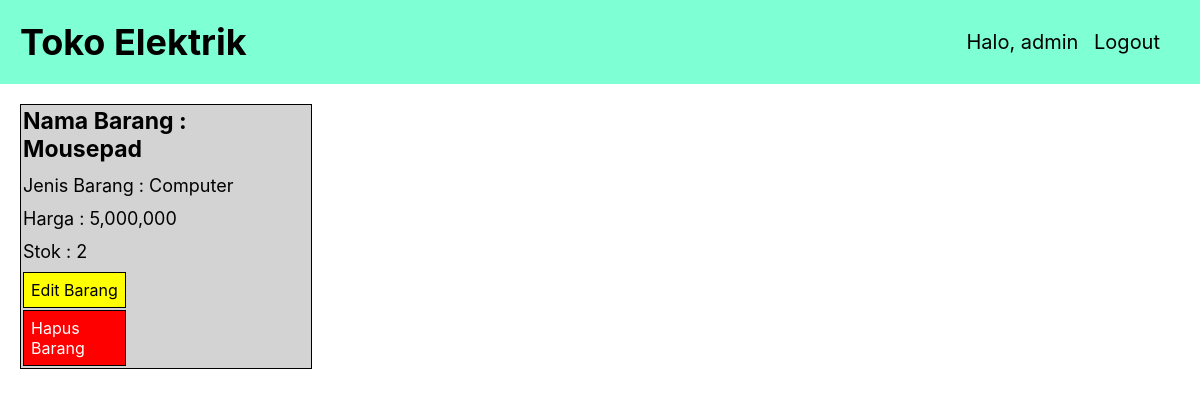
The app's page /detail.php?id=2 (signed in) with its own data.
### tables this page shows
CREATE TABLE `barang` (
  `id_barang` int(11) NOT NULL,
  `nama_barang` varchar(50) NOT NULL,
  `jenis_barang` varchar(50) NOT NULL,
  `harga_barang` int(20) NOT NULL,
  `stok_barang` int(11) NOT NULL
);

### function/barang.php (called while the page is built, shortened)
<?php
    function tampilkan_per_id($id){
        global $conn;
        $query = "SELECT * FROM barang WHERE id_barang='$id'";
        $result = mysqli_query($conn, $query);
        return $result;
    }
?>

### function/user.php (called while the page is built, shortened)
<?php
    function cek_role($nama){
        global $conn;
        $nama = mysqli_real_escape_string($conn, $nama);
        $query = "SELECT role FROM users WHERE nama_user='$nama'";
        $result = mysqli_query($conn, $query);
        $role = mysqli_fetch_assoc($result)['role'];
        return $role;
    }
?>

### detail.php (the view, shortened to what this page needs)
<?php
    $id = $_GET['id'];
    if (isset($_GET['id'])) {
        $product = tampilkan_per_id($id);
        while ($row = mysqli_fetch_assoc($product)) {
            $id_barang = $row['id_barang'];
            $nama_barang = $row['nama_barang'];
            $jenis_barang = $row['jenis_barang'];
            $harga_barang = $row['harga_barang'];
            $stok_barang = $row['stok_barang'];
        }
    }
    require_once ("view/header.php");
    require_once ("view/navbar.php");
?>
<div class="container">
    <div class="card">
        <h3 class="card-title">Nama Barang : <?= $nama_barang ?></h3>
        <p class="card-text">Jenis Barang : <?= $jenis_barang ?></p>
        <p class="card-text">Harga : <?= number_format($harga_barang) ?></p>
        <p class="card-text">Stok : <?= $stok_barang ?></p>
        <?php if (cek_role($_SESSION['user']) == "admin") : ?>
        <a href="edit.php?id=<?= $id_barang ?>" class="btn btn-warning" style="margin: 2px;">Edit Barang</a>
        <a href="hapus.php?id=<?= $id_barang ?>" class="btn btn-danger" style="margin: 2px;">Hapus Barang</a>
        <?php else: ?>
        <a href="checkout.php?id=<?= $id_barang ?>" class="btn btn-primary" style="margin: 2px;">Beli Barang</a>
        <?php endif; ?>
    </div>
</div>
<?php
    require_once ("view/footer.php");
?>

### view/style.css (style rules this page uses)
* { margin: 0; padding: 0; font-family: -apple-system, BlinkMacSystemFont, "Segoe UI", Roboto, Oxygen, Ubuntu, Cantarell, "Open Sans", "Helvetica Neue", sans-serif; }
a { text-decoration: none; }
.btn { display: block; padding: 7px; width: 30%; }
.btn-warning { background-color: yellow; color: black; border: 1px black solid; }
.btn-danger { background-color: red; color: white; border: 1px black solid; }
.container { padding: 20px; }
.card { border: 1px solid black; width: 25%; background-color: lightgray; margin-right: 20px; margin-bottom: 30px; }
.card .card-title { padding: 2px; font-size: 23px; margin-bottom: 8px; }
.card .card-text { padding: 2px; font-size: 18px; margin-bottom: 8px; }

### records on screen
barang: nama_barang "Mousepad", jenis_barang "Computer", harga_barang "5,000,000", stok_barang "2"

### other values on screen
$_SESSION['user'] "admin"
